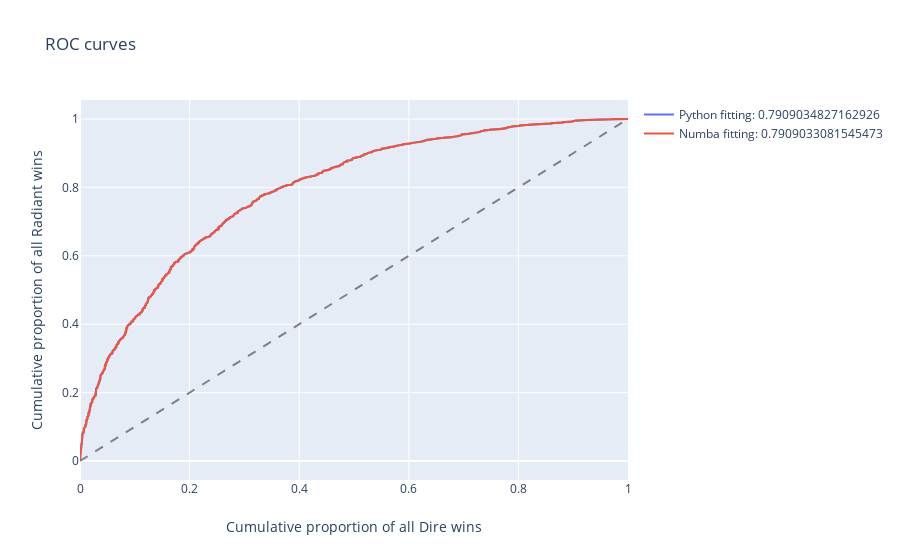

The notebook cell saved with this chart:
### Markdown cell above
### AUC

### Code cell
idx = slice(-193)
traces = [
    src.stats._prediction_to_plotly_roc_data(
        match_pred.df.iloc[idx].radiantVictory,
        match_pred.df.iloc[idx].pred_win_prob_unknown_side,
        "Python fitting: {}".format(match_pred._roc_auc(False, iloc=idx))),
    src.stats._prediction_to_plotly_roc_data(
        match_pred_numba.df.iloc[idx].radiantVictory,
        match_pred_numba.df.iloc[idx].pred_win_prob_unknown_side,
        "Numba fitting: {}".format(
            match_pred_numba._roc_auc(False, iloc=idx)))
]
src.stats.roc_curve_plotly_plot(traces)

### Figure 1 — Plotly figure (JSON) as saved in the notebook; plotly's stock layout.template omitted (floating-point values rounded to 4 significant figures; data arrays with more than 128 entries replaced by an {"elided": "..."} marker saying what was removed)
{"data": [{"hovertext": {"elided": "1734 float values"}, "mode": "lines", "name": "Python fitting: 0.7909034827162926", "showlegend": true, "type": "scatter", "x": {"elided": "1734 float values"}, "y": {"elided": "1734 float values"}}, {"hovertext": {"elided": "1734 float values"}, "mode": "lines", "name": "Numba fitting: 0.7909033081545473", "showlegend": true, "type": "scatter", "x": {"elided": "1734 float values"}, "y": {"elided": "1734 float values"}}, {"line": {"color": "grey", "dash": "dash"}, "mode": "lines", "showlegend": false, "type": "scatter", "x": [0, 1], "y": [0, 1]}], "layout": {"title": {"text": "ROC curves"}, "xaxis": {"title": {"text": "Cumulative proportion of all Dire wins"}}, "yaxis": {"title": {"text": "Cumulative proportion of all Radiant wins"}}}}
